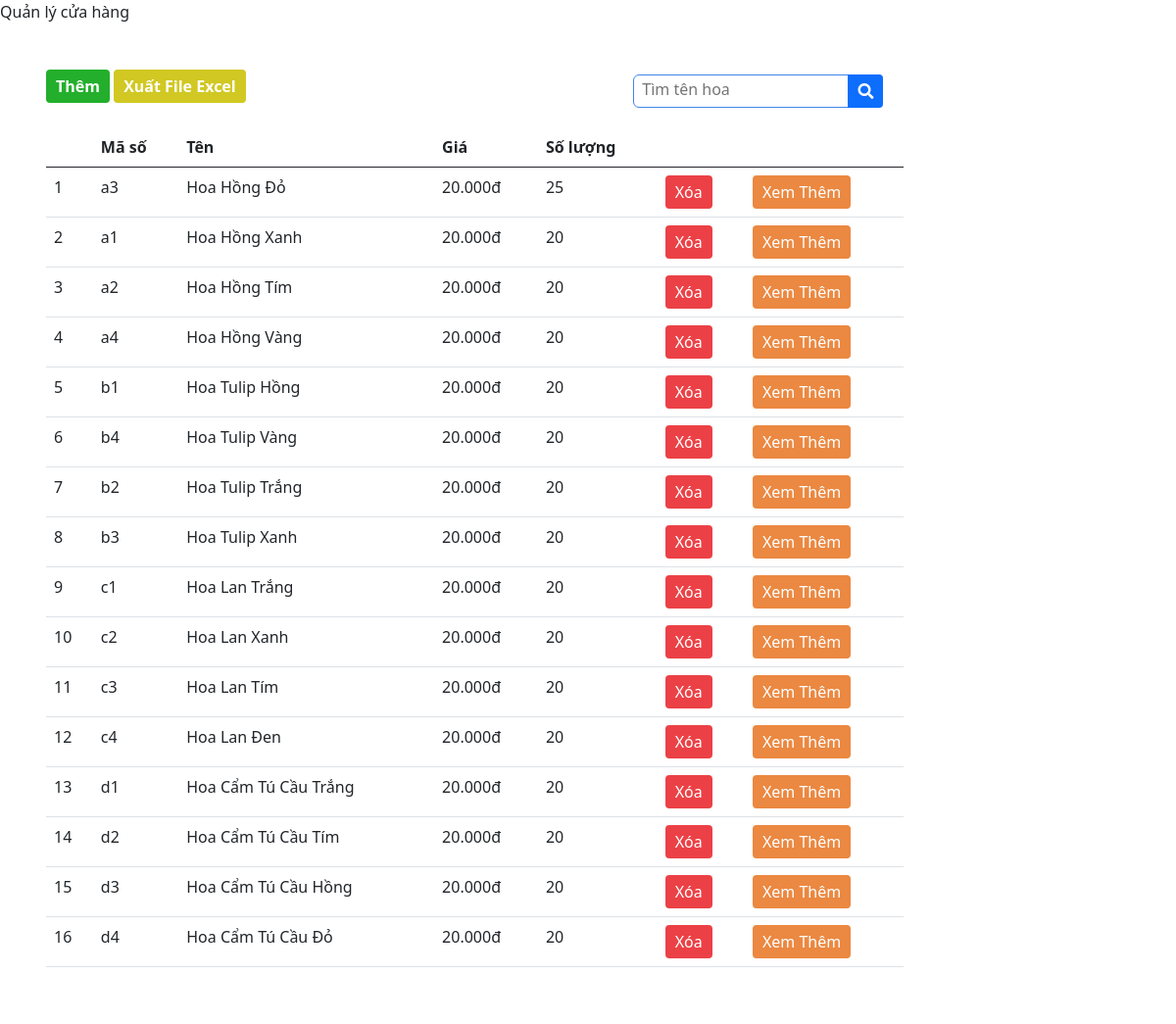
The app's page /myhome/home (signed in), older data.
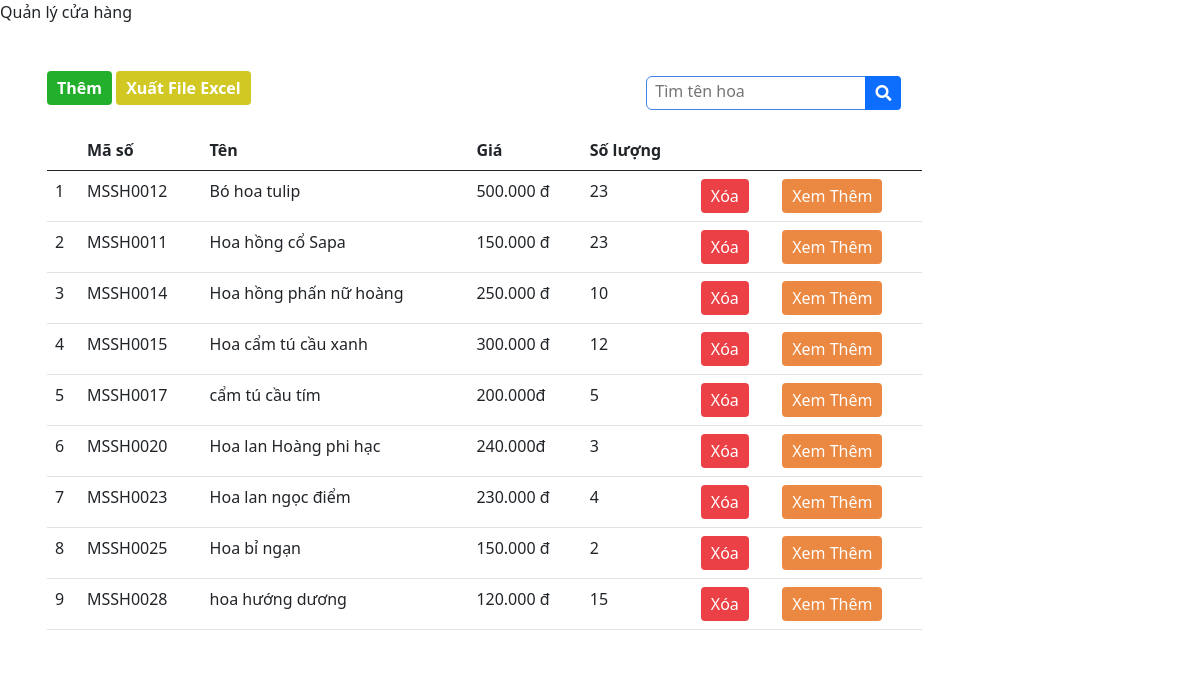
The same page, newer data.
### myhome/models.py (models this page shows)
class flowers (models.Model):
    ms = models.CharField(max_length=100)
    name= models.TextField()
    price = models.TextField()
    image = models.ImageField(null=True)
    description = models.TextField()
    number = models.TextField()

### myhome/views.py (the view)
# urls.py: path('/home',views.list_flowers),
def list_flowers (request):
    Data1 ={'flowers':flowers.objects.all()}
    return render (request,'pages/flowers.html',Data1)

### myhome/templates/pages/flowers.html (shortened to what this page needs)
{% extends "pages/home.html" %}
{% block title %}Quản lý cửa hàng{% endblock %}
{% block content %}
{% if user.is_authenticated %}
<div class="MuiBoxItemBody">
    <div class="MuiBoxItem_Left MuiBoxStudent">
        <div class="MuiBox_Button">
            <div class="row">
                <div class="col-8">
                    <a href="/myhome/flowers/create" class="btnCreate btn">
                        Thêm
                    </a>
                    <button class="btnExcel btn">
                        Xuất File Excel
                    </button>
                </div>
                <div class="search col-4 justify-content-end">
                    <input type="text" id="txtSearch" class="search_input" placeholder="Tìm tên hoa">
                    <button type="button" class="btn btnSearch btn-primary" id="search"><i
                            class="fas fa-search"></i></button>
                </div>
            </div>
        </div>
        <div class="MuiBox">
            <div class="col-12">
                <table class="table" id="table2excel">
                    <thead>
                        <tr class="table-title">
                            <th></th>
                            <th>Mã số</th>
                            <th>Tên</th>
                            <th>Giá</th>
                            <th>Số lượng</th>
                            <th></th>
                            <th></th>
                        </tr>
                    </thead>
                    <tbody id="tbodyGiangVien">
                        {% for flower in flowers %}
                        <tr>
                            <td class="demo-item">{{forloop.counter}}</td>
                            <td class="demo-item">{{flower.ms}}</td>
                            <td class="demo-item">{{flower.name}}</td>
                            <td class="demo-item">{{flower.price}}</td>
                            <td class="demo-item">{{flower.number}}</td>
                            <td>
                                <a href="{% url 'delete_item' flower.id %}" class=" btn btnDelete">Xóa</a>
                            </td>
                            <td><a href="flowers/{{flower.id}}"  class=" btn btnRevision">Xem Thêm</a></td>
                        </tr>
                        {% endfor %}
                    </tbody>
                </table>
            </div>
        </div>
    </div>
</div>
{% else %}
<div class="MuiBoxItemBody">
    <p style="background-color: rgb(255, 21, 0); width: 100%; padding: 5px 10px; color: #fff; font-weight: 600;">
        Hãy đăng nhập tài khoản của bạn để có thể dễ dàng quản lý
    </p>
</div>
{% endif %}
{% endblock %}

Row changes from the older to the newer data that the page shows:
removed flowers: ms "a3", name "Hoa Hồng Đỏ", price "20.000đ", number "25"
removed flowers: ms "a1", name "Hoa Hồng Xanh", price "20.000đ", number "20"
removed flowers: ms "a2", name "Hoa Hồng Tím", price "20.000đ", number "20"
removed flowers: ms "a4", name "Hoa Hồng Vàng", price "20.000đ", number "20"
removed flowers: ms "b1", name "Hoa Tulip Hồng", price "20.000đ", number "20"
removed flowers: ms "b4", name "Hoa Tulip Vàng", price "20.000đ", number "20"
removed flowers: ms "b2", name "Hoa Tulip Trắng", price "20.000đ", number "20"
removed flowers: ms "b3", name "Hoa Tulip Xanh", price "20.000đ", number "20"
removed flowers: ms "c1", name "Hoa Lan Trắng", price "20.000đ", number "20"
removed flowers: ms "c2", name "Hoa Lan Xanh", price "20.000đ", number "20"
removed flowers: ms "c3", name "Hoa Lan Tím", price "20.000đ", number "20"
removed flowers: ms "c4", name "Hoa Lan Đen", price "20.000đ", number "20"
removed flowers: ms "d1", name "Hoa Cẩm Tú Cầu Trắng", price "20.000đ", number "20"
changed flowers: ms "d2" → "MSSH0012"; name "Hoa Cẩm Tú Cầu Tím" → "Bó hoa tulip"; price "20.000đ" → "500.000 đ"; number "20" → "23"
changed flowers: ms "d3" → "MSSH0011"; name "Hoa Cẩm Tú Cầu Hồng" → "Hoa hồng cổ Sapa"; price "20.000đ" → "150.000 đ"; number "20" → "23"
changed flowers: ms "d4" → "MSSH0014"; name "Hoa Cẩm Tú Cầu Đỏ" → "Hoa hồng phấn nữ hoàng"; price "20.000đ" → "250.000 đ"; number "20" → "10"
added flowers: ms "MSSH0015", name "Hoa cẩm tú cầu xanh", price "300.000 đ", number "12"
added flowers: ms "MSSH0017", name "cẩm tú cầu tím", price "200.000đ", number "5"
added flowers: ms "MSSH0020", name "Hoa lan Hoàng phi hạc", price "240.000đ", number "3"
added flowers: ms "MSSH0023", name "Hoa lan ngọc điểm", price "230.000 đ", number "4"
added flowers: ms "MSSH0025", name "Hoa bỉ ngạn", price "150.000 đ", number "2"
added flowers: ms "MSSH0028", name "hoa hướng dương", price "120.000 đ", number "15"
